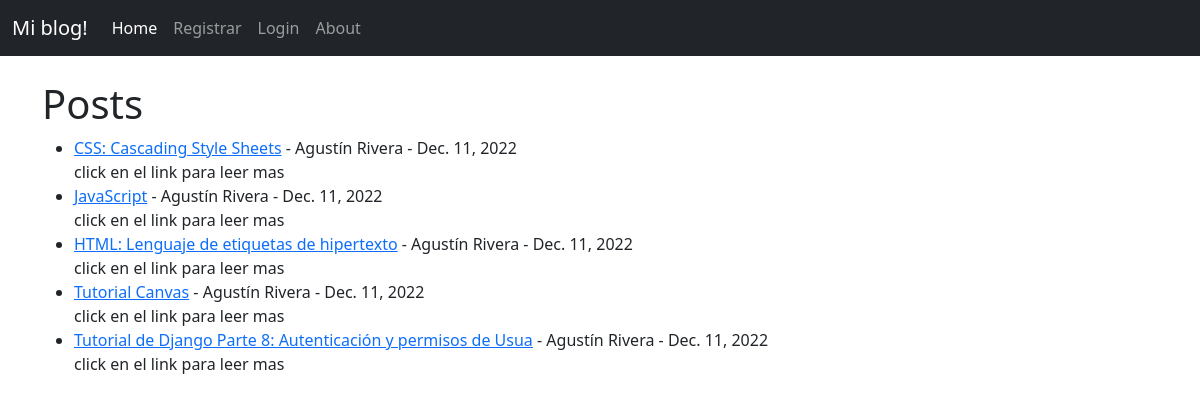
The page / on the database its author committed.
### appblog/models.py (models this page shows, shortened)
class Post(models.Model):
    titulo = models.CharField(max_length=60)
    imagen_cabezera = models.ImageField(null=True, blank=True, upload_to="imagenes/")
    titulo_tag = models.CharField(max_length=60)
    autor = models.ForeignKey(User, on_delete=models.CASCADE)
    cuerpo = RichTextField(blank=True, null=True)
    fecha = models.DateField(auto_now_add=True)
    descripcion = models.CharField(max_length=100, default='click en el link para leer mas')

### appblog/views.py (the view)
# urls.py: path('', PostList.as_view(), name="inicio"),
class PostList(ListView):
    model = Post
    template_name = 'appblog/inicio.html'

### appblog/templates/appblog/inicio.html (shortened to what this page needs)
{% extends 'appblog/base.html' %}
{% block contenido %}
<h1> Posts </h1>
<ul>
{% for Post in object_list %}
    <li><a href="{% url 'detalle-post' Post.id %}" >{{ Post.titulo }}</a> - {{ Post.autor.first_name }}
        {{Post.autor.last_name }} -  {{ Post.fecha }}
    <br/>
{{ Post.descripcion }}</li>
{% endfor %}
</ul>
{% endblock %}

### rows shown on the page
Post: titulo "CSS: Cascading Style Sheets", autor.first_name "Agustín", autor.last_name "Rivera", fecha "Dec. 11, 2022", descripcion "click en el link para leer mas"
Post: titulo "JavaScript", autor.first_name "Agustín", autor.last_name "Rivera", fecha "Dec. 11, 2022", descripcion "click en el link para leer mas"
Post: titulo "HTML: Lenguaje de etiquetas de hipertexto", autor.first_name "Agustín", autor.last_name "Rivera", fecha "Dec. 11, 2022", descripcion "click en el link para leer mas"
Post: titulo "Tutorial Canvas", autor.first_name "Agustín", autor.last_name "Rivera", fecha "Dec. 11, 2022", descripcion "click en el link para leer mas"
Post: titulo "Tutorial de Django Parte 8: Autenticación y permisos de Usua", autor.first_name "Agustín", autor.last_name "Rivera", fecha "Dec. 11, 2022", descripcion "click en el link para leer mas"
